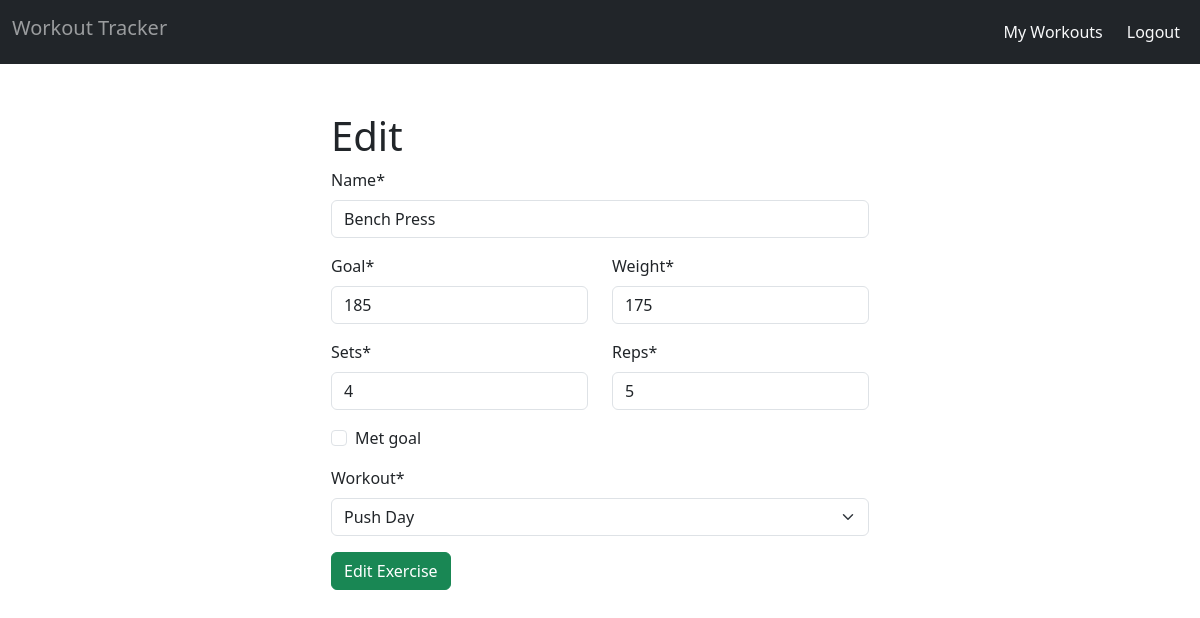
The app's page /exercises/1/edit/ (signed in) with its own data.
### exercises/models.py (models this page shows, shortened)
class Exercise(models.Model):
    created_on = models.DateTimeField(auto_now_add=True)
    name = models.CharField(max_length=150)
    goal = models.CharField(max_length=200, default=0)
    sets = models.PositiveSmallIntegerField(default=0)
    reps = models.PositiveSmallIntegerField(default=0)
    weight = models.PositiveSmallIntegerField(default=0)
    met_goal = models.BooleanField(default=False)
    updated_on = models.DateTimeField(auto_now=True)
    workout = models.ForeignKey(
        "tracker.Workout",
        related_name="exercises",
        on_delete=models.CASCADE,
        null=True,
    )
    user = models.ForeignKey(
        settings.AUTH_USER_MODEL,
        related_name="exercises",
        on_delete=models.CASCADE,
    )

### exercises/views.py (the view)
# urls.py: path("<int:id>/edit/", edit_exercise, name="edit_exercise"),
@login_required
def edit_exercise(request, id):
    exercise = get_object_or_404(Exercise, id=id)
    if request.method == "POST":
        form = ExerciseForm(request.POST, instance=exercise)
        if form.is_valid:
            form.save()
            return redirect("list_workouts")
    else:
        form = ExerciseForm(instance=exercise)
    context = {
        "form": form,
    }
    return render(request, "exercises/edit_exercise.html", context)

### exercises/forms.py
class ExerciseForm(ModelForm):
    class Meta:
        model = Exercise
        fields = [
            "name",
            "goal",
            "sets",
            "reps",
            "weight",
            "met_goal",
            "workout",
        ]

### tracker/models.py (called while the page is built)
    def __str__(self):
        return self.name

### exercises/templates/exercises/edit_exercise.html (shortened to what this page needs)
{% extends 'base.html' %}
{% load crispy_forms_tags %}
{% block content %}
    <div class="mt-5 d-flex justify-content-center">
        <form method="post">
            <h1>Edit {{ workout.name }}</h1>
            {{ form.name|as_crispy_field }}
            <div class="row">
                <div class="col-6">
                    {{ form.goal|as_crispy_field }}
                </div>
                <div class="col-6">
                    {{ form.weight|as_crispy_field }}
                </div>
            </div>
            <div class="row">
                <div class="col-6">
                    {{ form.sets|as_crispy_field }}
                </div>
                <div class="col-6">
                    {{ form.reps|as_crispy_field }}
                </div>
            </div>
            {{ form.met_goal|as_crispy_field }}
            {{ form.workout|as_crispy_field }}
            <button class="btn btn-success">Edit Exercise</button>
        </form>
    </div>
{% endblock content %}

### records on screen
Exercise: name "Bench Press", goal "185", weight "175", sets "4", reps "5", workout "Push Day"
